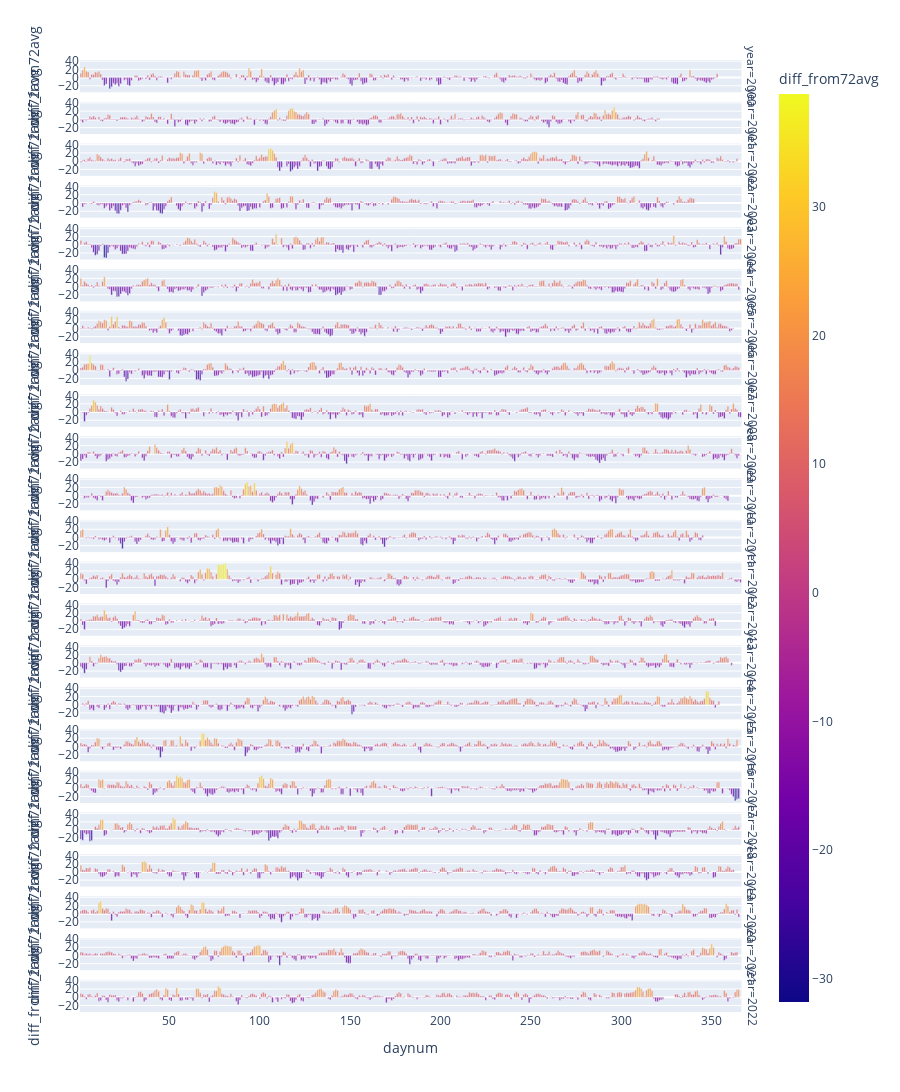

This figure's notebook cell:
### Markdown cell above
6. With one line of code, we can also create facet grids plotting all years in the 21st century against the 73 year average. *From a quick visual overview, which year(s) appears to have been the hottest in the last 22 years?*

### Code cell
fig = px.bar(weather_df[weather_df['year']>1999], x='daynum', y='diff_from72avg', color='diff_from72avg', facet_row="year", height=6000, hover_data = ["month", "day", "TMAX"], facet_row_spacing=0.01)
fig.show()

### Figure 1 — Plotly figure (JSON) as saved in the notebook; plotly's stock layout.template omitted (floating-point values rounded to 4 significant figures; data arrays with more than 128 entries replaced by an {"elided": "..."} marker saying what was removed)
{"data": [{"alignmentgroup": "True", "customdata": {"elided": "353x3 int values"}, "hovertemplate": "year=2000<br>daynum=%{x}<br>diff_from72avg=%{marker.color}<br>month=%{customdata[0]}<br>day=%{customdata[1]}<br>TMAX=%{customdata[2]}<extra></extra>", "legendgroup": "", "marker": {"color": {"elided": "353 float values"}, "coloraxis": "coloraxis", "pattern": {"shape": ""}}, "name": "", "offsetgroup": "", "orientation": "v", "showlegend": false, "textposition": "auto", "type": "bar", "x": {"elided": "353 int values"}, "xaxis": "x23", "y": {"elided": "353 float values"}, "yaxis": "y23"}, {"alignmentgroup": "True", "customdata": {"elided": "321x3 int values"}, "hovertemplate": "year=2001<br>daynum=%{x}<br>diff_from72avg=%{marker.color}<br>month=%{customdata[0]}<br>day=%{customdata[1]}<br>TMAX=%{customdata[2]}<extra></extra>", "legendgroup": "", "marker": {"color": {"elided": "321 float values"}, "coloraxis": "coloraxis", "pattern": {"shape": ""}}, "name": "", "offsetgroup": "", "orientation": "v", "showlegend": false, "textposition": "auto", "type": "bar", "x": {"elided": "321 int values"}, "xaxis": "x22", "y": {"elided": "321 float values"}, "yaxis": "y22"}, {"alignmentgroup": "True", "customdata": {"elided": "364x3 int values"}, "hovertemplate": "year=2002<br>daynum=%{x}<br>diff_from72avg=%{marker.color}<br>month=%{customdata[0]}<br>day=%{customdata[1]}<br>TMAX=%{customdata[2]}<extra></extra>", "legendgroup": "", "marker": {"color": {"elided": "364 float values"}, "coloraxis": "coloraxis", "pattern": {"shape": ""}}, "name": "", "offsetgroup": "", "orientation": "v", "showlegend": false, "textposition": "auto", "type": "bar", "x": {"elided": "364 int values"}, "xaxis": "x21", "y": {"elided": "364 float values"}, "yaxis": "y21"}, {"alignmentgroup": "True", "customdata": {"elided": "340x3 int values"}, "hovertemplate": "year=2003<br>daynum=%{x}<br>diff_from72avg=%{marker.color}<br>month=%{customdata[0]}<br>day=%{customdata[1]}<br>TMAX=%{customdata[2]}<extra></extra>", "legendgroup": "", "marker": {"color": {"elided": "340 float values"}, "coloraxis": "coloraxis", "pattern": {"shape": ""}}, "name": "", "offsetgroup": "", "orientation": "v", "showlegend": false, "textposition": "auto", "type": "bar", "x": {"elided": "340 int values"}, "xaxis": "x20", "y": {"elided": "340 float values"}, "yaxis": "y20"}, {"alignmentgroup": "True", "customdata": {"elided": "366x3 int values"}, "hovertemplate": "year=2004<br>daynum=%{x}<br>diff_from72avg=%{marker.color}<br>month=%{customdata[0]}<br>day=%{customdata[1]}<br>TMAX=%{customdata[2]}<extra></extra>", "legendgroup": "", "marker": {"color": {"elided": "366 float values"}, "coloraxis": "coloraxis", "pattern": {"shape": ""}}, "name": "", "offsetgroup": "", "orientation": "v", "showlegend": false, "textposition": "auto", "type": "bar", "x": {"elided": "366 int values"}, "xaxis": "x19", "y": {"elided": "366 float values"}, "yaxis": "y19"}, {"alignmentgroup": "True", "customdata": {"elided": "365x3 int values"}, "hovertemplate": "year=2005<br>daynum=%{x}<br>diff_from72avg=%{marker.color}<br>month=%{customdata[0]}<br>day=%{customdata[1]}<br>TMAX=%{customdata[2]}<extra></extra>", "legendgroup": "", "marker": {"color": {"elided": "365 float values"}, "coloraxis": "coloraxis", "pattern": {"shape": ""}}, "name": "", "offsetgroup": "", "orientation": "v", "showlegend": false, "textposition": "auto", "type": "bar", "x": {"elided": "365 int values"}, "xaxis": "x18", "y": {"elided": "365 float values"}, "yaxis": "y18"}, {"alignmentgroup": "True", "customdata": {"elided": "362x3 int values"}, "hovertemplate": "year=2006<br>daynum=%{x}<br>diff_from72avg=%{marker.color}<br>month=%{customdata[0]}<br>day=%{customdata[1]}<br>TMAX=%{customdata[2]}<extra></extra>", "legendgroup": "", "marker": {"color": {"elided": "362 float values"}, "coloraxis": "coloraxis", "pattern": {"shape": ""}}, "name": "", "offsetgroup": "", "orientation": "v", "showlegend": false, "textposition": "auto", "type": "bar", "x": {"elided": "362 int values"}, "xaxis": "x17", "y": {"elided": "362 float values"}, "yaxis": "y17"}, {"alignmentgroup": "True", "customdata": {"elided": "365x3 int values"}, "hovertemplate": "year=2007<br>daynum=%{x}<br>diff_from72avg=%{marker.color}<br>month=%{customdata[0]}<br>day=%{customdata[1]}<br>TMAX=%{customdata[2]}<extra></extra>", "legendgroup": "", "marker": {"color": {"elided": "365 float values"}, "coloraxis": "coloraxis", "pattern": {"shape": ""}}, "name": "", "offsetgroup": "", "orientation": "v", "showlegend": false, "textposition": "auto", "type": "bar", "x": {"elided": "365 int values"}, "xaxis": "x16", "y": {"elided": "365 float values"}, "yaxis": "y16"}, {"alignmentgroup": "True", "customdata": {"elided": "366x3 int values"}, "hovertemplate": "year=2008<br>daynum=%{x}<br>diff_from72avg=%{marker.color}<br>month=%{customdata[0]}<br>day=%{customdata[1]}<br>TMAX=%{customdata[2]}<extra></extra>", "legendgroup": "", "marker": {"color": {"elided": "366 float values"}, "coloraxis": "coloraxis", "pattern": {"shape": ""}}, "name": "", "offsetgroup": "", "orientation": "v", "showlegend": false, "textposition": "auto", "type": "bar", "x": {"elided": "366 int values"}, "xaxis": "x15", "y": {"elided": "366 float values"}, "yaxis": "y15"}, {"alignmentgroup": "True", "customdata": {"elided": "365x3 int values"}, "hovertemplate": "year=2009<br>daynum=%{x}<br>diff_from72avg=%{marker.color}<br>month=%{customdata[0]}<br>day=%{customdata[1]}<br>TMAX=%{customdata[2]}<extra></extra>", "legendgroup": "", "marker": {"color": {"elided": "365 float values"}, "coloraxis": "coloraxis", "pattern": {"shape": ""}}, "name": "", "offsetgroup": "", "orientation": "v", "showlegend": false, "textposition": "auto", "type": "bar", "x": {"elided": "365 int values"}, "xaxis": "x14", "y": {"elided": "365 float values"}, "yaxis": "y14"}, {"alignmentgroup": "True", "customdata": {"elided": "359x3 int values"}, "hovertemplate": "year=2010<br>daynum=%{x}<br>diff_from72avg=%{marker.color}<br>month=%{customdata[0]}<br>day=%{customdata[1]}<br>TMAX=%{customdata[2]}<extra></extra>", "legendgroup": "", "marker": {"color": {"elided": "359 float values"}, "coloraxis": "coloraxis", "pattern": {"shape": ""}}, "name": "", "offsetgroup": "", "orientation": "v", "showlegend": false, "textposition": "auto", "type": "bar", "x": {"elided": "359 int values"}, "xaxis": "x13", "y": {"elided": "359 float values"}, "yaxis": "y13"}, {"alignmentgroup": "True", "customdata": {"elided": "345x3 int values"}, "hovertemplate": "year=2011<br>daynum=%{x}<br>diff_from72avg=%{marker.color}<br>month=%{customdata[0]}<br>day=%{customdata[1]}<br>TMAX=%{customdata[2]}<extra></extra>", "legendgroup": "", "marker": {"color": {"elided": "345 float values"}, "coloraxis": "coloraxis", "pattern": {"shape": ""}}, "name": "", "offsetgroup": "", "orientation": "v", "showlegend": false, "textposition": "auto", "type": "bar", "x": {"elided": "345 int values"}, "xaxis": "x12", "y": {"elided": "345 float values"}, "yaxis": "y12"}, {"alignmentgroup": "True", "customdata": {"elided": "366x3 int values"}, "hovertemplate": "year=2012<br>daynum=%{x}<br>diff_from72avg=%{marker.color}<br>month=%{customdata[0]}<br>day=%{customdata[1]}<br>TMAX=%{customdata[2]}<extra></extra>", "legendgroup": "", "marker": {"color": {"elided": "366 float values"}, "coloraxis": "coloraxis", "pattern": {"shape": ""}}, "name": "", "offsetgroup": "", "orientation": "v", "showlegend": false, "textposition": "auto", "type": "bar", "x": {"elided": "366 int values"}, "xaxis": "x11", "y": {"elided": "366 float values"}, "yaxis": "y11"}, {"alignmentgroup": "True", "customdata": {"elided": "352x3 int values"}, "hovertemplate": "year=2013<br>daynum=%{x}<br>diff_from72avg=%{marker.color}<br>month=%{customdata[0]}<br>day=%{customdata[1]}<br>TMAX=%{customdata[2]}<extra></extra>", "legendgroup": "", "marker": {"color": {"elided": "352 float values"}, "coloraxis": "coloraxis", "pattern": {"shape": ""}}, "name": "", "offsetgroup": "", "orientation": "v", "showlegend": false, "textposition": "auto", "type": "bar", "x": {"elided": "352 int values"}, "xaxis": "x10", "y": {"elided": "352 float values"}, "yaxis": "y10"}, {"alignmentgroup": "True", "customdata": {"elided": "361x3 int values"}, "hovertemplate": "year=2014<br>daynum=%{x}<br>diff_from72avg=%{marker.color}<br>month=%{customdata[0]}<br>day=%{customdata[1]}<br>TMAX=%{customdata[2]}<extra></extra>", "legendgroup": "", "marker": {"color": {"elided": "361 float values"}, "coloraxis": "coloraxis", "pattern": {"shape": ""}}, "name": "", "offsetgroup": "", "orientation": "v", "showlegend": false, "textposition": "auto", "type": "bar", "x": {"elided": "361 int values"}, "xaxis": "x9", "y": {"elided": "361 float values"}, "yaxis": "y9"}, {"alignmentgroup": "True", "customdata": {"elided": "354x3 int values"}, "hovertemplate": "year=2015<br>daynum=%{x}<br>diff_from72avg=%{marker.color}<br>month=%{customdata[0]}<br>day=%{customdata[1]}<br>TMAX=%{customdata[2]}<extra></extra>", "legendgroup": "", "marker": {"color": {"elided": "354 float values"}, "coloraxis": "coloraxis", "pattern": {"shape": ""}}, "name": "", "offsetgroup": "", "orientation": "v", "showlegend": false, "textposition": "auto", "type": "bar", "x": {"elided": "354 int values"}, "xaxis": "x8", "y": {"elided": "354 float values"}, "yaxis": "y8"}, {"alignmentgroup": "True", "customdata": {"elided": "364x3 int values"}, "hovertemplate": "year=2016<br>daynum=%{x}<br>diff_from72avg=%{marker.color}<br>month=%{customdata[0]}<br>day=%{customdata[1]}<br>TMAX=%{customdata[2]}<extra></extra>", "legendgroup": "", "marker": {"color": {"elided": "364 float values"}, "coloraxis": "coloraxis", "pattern": {"shape": ""}}, "name": "", "offsetgroup": "", "orientation": "v", "showlegend": false, "textposition": "auto", "type": "bar", "x": {"elided": "364 int values"}, "xaxis": "x7", "y": {"elided": "364 float values"}, "yaxis": "y7"}, {"alignmentgroup": "True", "customdata": {"elided": "365x3 int values"}, "hovertemplate": "year=2017<br>daynum=%{x}<br>diff_from72avg=%{marker.color}<br>month=%{customdata[0]}<br>day=%{customdata[1]}<br>TMAX=%{customdata[2]}<extra></extra>", "legendgroup": "", "marker": {"color": {"elided": "365 float values"}, "coloraxis": "coloraxis", "pattern": {"shape": ""}}, "name": "", "offsetgroup": "", "orientation": "v", "showlegend": false, "textposition": "auto", "type": "bar", "x": {"elided": "365 int values"}, "xaxis": "x6", "y": {"elided": "365 float values"}, "yaxis": "y6"}, {"alignmentgroup": "True", "customdata": {"elided": "365x3 int values"}, "hovertemplate": "year=2018<br>daynum=%{x}<br>diff_from72avg=%{marker.color}<br>month=%{customdata[0]}<br>day=%{customdata[1]}<br>TMAX=%{customdata[2]}<extra></extra>", "legendgroup": "", "marker": {"color": {"elided": "365 float values"}, "coloraxis": "coloraxis", "pattern": {"shape": ""}}, "name": "", "offsetgroup": "", "orientation": "v", "showlegend": false, "textposition": "auto", "type": "bar", "x": {"elided": "365 int values"}, "xaxis": "x5", "y": {"elided": "365 float values"}, "yaxis": "y5"}, {"alignmentgroup": "True", "customdata": {"elided": "362x3 int values"}, "hovertemplate": "year=2019<br>daynum=%{x}<br>diff_from72avg=%{marker.color}<br>month=%{customdata[0]}<br>day=%{customdata[1]}<br>TMAX=%{customdata[2]}<extra></extra>", "legendgroup": "", "marker": {"color": {"elided": "362 float values"}, "coloraxis": "coloraxis", "pattern": {"shape": ""}}, "name": "", "offsetgroup": "", "orientation": "v", "showlegend": false, "textposition": "auto", "type": "bar", "x": {"elided": "362 int values"}, "xaxis": "x4", "y": {"elided": "362 float values"}, "yaxis": "y4"}, {"alignmentgroup": "True", "customdata": {"elided": "365x3 int values"}, "hovertemplate": "year=2020<br>daynum=%{x}<br>diff_from72avg=%{marker.color}<br>month=%{customdata[0]}<br>day=%{customdata[1]}<br>TMAX=%{customdata[2]}<extra></extra>", "legendgroup": "", "marker": {"color": {"elided": "365 float values"}, "coloraxis": "coloraxis", "pattern": {"shape": ""}}, "name": "", "offsetgroup": "", "orientation": "v", "showlegend": false, "textposition": "auto", "type": "bar", "x": {"elided": "365 int values"}, "xaxis": "x3", "y": {"elided": "365 float values"}, "yaxis": "y3"}, {"alignmentgroup": "True", "customdata": {"elided": "364x3 int values"}, "hovertemplate": "year=2021<br>daynum=%{x}<br>diff_from72avg=%{marker.color}<br>month=%{customdata[0]}<br>day=%{customdata[1]}<br>TMAX=%{customdata[2]}<extra></extra>", "legendgroup": "", "marker": {"color": {"elided": "364 float values"}, "coloraxis": "coloraxis", "pattern": {"shape": ""}}, "name": "", "offsetgroup": "", "orientation": "v", "showlegend": false, "textposition": "auto", "type": "bar", "x": {"elided": "364 int values"}, "xaxis": "x2", "y": {"elided": "364 float values"}, "yaxis": "y2"}, {"alignmentgroup": "True", "customdata": {"elided": "365x3 int values"}, "hovertemplate": "year=2022<br>daynum=%{x}<br>diff_from72avg=%{marker.color}<br>month=%{customdata[0]}<br>day=%{customdata[1]}<br>TMAX=%{customdata[2]}<extra></extra>", "legendgroup": "", "marker": {"color": {"elided": "365 float values"}, "coloraxis": "coloraxis", "pattern": {"shape": ""}}, "name": "", "offsetgroup": "", "orientation": "v", "showlegend": false, "textposition": "auto", "type": "bar", "x": {"elided": "365 int values"}, "xaxis": "x", "y": {"elided": "365 float values"}, "yaxis": "y"}], "layout": {"annotations": [{"font": {}, "showarrow": false, "text": "year=2022", "textangle": 90, "x": 0.98, "xanchor": "left", "xref": "paper", "y": 0.01696, "yanchor": "middle", "yref": "paper"}, {"font": {}, "showarrow": false, "text": "year=2021", "textangle": 90, "x": 0.98, "xanchor": "left", "xref": "paper", "y": 0.06087, "yanchor": "middle", "yref": "paper"}, {"font": {}, "showarrow": false, "text": "year=2020", "textangle": 90, "x": 0.98, "xanchor": "left", "xref": "paper", "y": 0.1048, "yanchor": "middle", "yref": "paper"}, {"font": {}, "showarrow": false, "text": "year=2019", "textangle": 90, "x": 0.98, "xanchor": "left", "xref": "paper", "y": 0.1487, "yanchor": "middle", "yref": "paper"}, {"font": {}, "showarrow": false, "text": "year=2018", "textangle": 90, "x": 0.98, "xanchor": "left", "xref": "paper", "y": 0.1926, "yanchor": "middle", "yref": "paper"}, {"font": {}, "showarrow": false, "text": "year=2017", "textangle": 90, "x": 0.98, "xanchor": "left", "xref": "paper", "y": 0.2365, "yanchor": "middle", "yref": "paper"}, {"font": {}, "showarrow": false, "text": "year=2016", "textangle": 90, "x": 0.98, "xanchor": "left", "xref": "paper", "y": 0.2804, "yanchor": "middle", "yref": "paper"}, {"font": {}, "showarrow": false, "text": "year=2015", "textangle": 90, "x": 0.98, "xanchor": "left", "xref": "paper", "y": 0.3243, "yanchor": "middle", "yref": "paper"}, {"font": {}, "showarrow": false, "text": "year=2014", "textangle": 90, "x": 0.98, "xanchor": "left", "xref": "paper", "y": 0.3683, "yanchor": "middle", "yref": "paper"}, {"font": {}, "showarrow": false, "text": "year=2013", "textangle": 90, "x": 0.98, "xanchor": "left", "xref": "paper", "y": 0.4122, "yanchor": "middle", "yref": "paper"}, {"font": {}, "showarrow": false, "text": "year=2012", "textangle": 90, "x": 0.98, "xanchor": "left", "xref": "paper", "y": 0.4561, "yanchor": "middle", "yref": "paper"}, {"font": {}, "showarrow": false, "text": "year=2011", "textangle": 90, "x": 0.98, "xanchor": "left", "xref": "paper", "y": 0.5, "yanchor": "middle", "yref": "paper"}, {"font": {}, "showarrow": false, "text": "year=2010", "textangle": 90, "x": 0.98, "xanchor": "left", "xref": "paper", "y": 0.5439, "yanchor": "middle", "yref": "paper"}, {"font": {}, "showarrow": false, "text": "year=2009", "textangle": 90, "x": 0.98, "xanchor": "left", "xref": "paper", "y": 0.5878, "yanchor": "middle", "yref": "paper"}, {"font": {}, "showarrow": false, "text": "year=2008", "textangle": 90, "x": 0.98, "xanchor": "left", "xref": "paper", "y": 0.6317, "yanchor": "middle", "yref": "paper"}, {"font": {}, "showarrow": false, "text": "year=2007", "textangle": 90, "x": 0.98, "xanchor": "left", "xref": "paper", "y": 0.6757, "yanchor": "middle", "yref": "paper"}, {"font": {}, "showarrow": false, "text": "year=2006", "textangle": 90, "x": 0.98, "xanchor": "left", "xref": "paper", "y": 0.7196, "yanchor": "middle", "yref": "paper"}, {"font": {}, "showarrow": false, "text": "year=2005", "textangle": 90, "x": 0.98, "xanchor": "left", "xref": "paper", "y": 0.7635, "yanchor": "middle", "yref": "paper"}, {"font": {}, "showarrow": false, "text": "year=2004", "textangle": 90, "x": 0.98, "xanchor": "left", "xref": "paper", "y": 0.8074, "yanchor": "middle", "yref": "paper"}, {"font": {}, "showarrow": false, "text": "year=2003", "textangle": 90, "x": 0.98, "xanchor": "left", "xref": "paper", "y": 0.8513, "yanchor": "middle", "yref": "paper"}, {"font": {}, "showarrow": false, "text": "year=2002", "textangle": 90, "x": 0.98, "xanchor": "left", "xref": "paper", "y": 0.8952, "yanchor": "middle", "yref": "paper"}, {"font": {}, "showarrow": false, "text": "year=2001", "textangle": 90, "x": 0.98, "xanchor": "left", "xref": "paper", "y": 0.9391, "yanchor": "middle", "yref": "paper"}, {"font": {}, "showarrow": false, "text": "year=2000", "textangle": 90, "x": 0.98, "xanchor": "left", "xref": "paper", "y": 0.983, "yanchor": "middle", "yref": "paper"}], "barmode": "relative", "coloraxis": {"colorbar": {"title": {"text": "diff_from72avg"}}, "colorscale": [[0, "#0d0887"], [0.1111, "#46039f"], [0.2222, "#7201a8"], [0.3333, "#9c179e"], [0.4444, "#bd3786"], [0.5556, "#d8576b"], [0.6667, "#ed7953"], [0.7778, "#fb9f3a"], [0.8889, "#fdca26"], [1, "#f0f921"]]}, "height": 6000, "legend": {"tracegroupgap": 0}, "margin": {"t": 60}, "xaxis": {"anchor": "y", "domain": [0, 0.98], "title": {"text": "daynum"}}, "xaxis10": {"anchor": "y10", "domain": [0, 0.98], "matches": "x", "showticklabels": false}, "xaxis11": {"anchor": "y11", "domain": [0, 0.98], "matches": "x", "showticklabels": false}, "xaxis12": {"anchor": "y12", "domain": [0, 0.98], "matches": "x", "showticklabels": false}, "xaxis13": {"anchor": "y13", "domain": [0, 0.98], "matches": "x", "showticklabels": false}, "xaxis14": {"anchor": "y14", "domain": [0, 0.98], "matches": "x", "showticklabels": false}, "xaxis15": {"anchor": "y15", "domain": [0, 0.98], "matches": "x", "showticklabels": false}, "xaxis16": {"anchor": "y16", "domain": [0, 0.98], "matches": "x", "showticklabels": false}, "xaxis17": {"anchor": "y17", "domain": [0, 0.98], "matches": "x", "showticklabels": false}, "xaxis18": {"anchor": "y18", "domain": [0, 0.98], "matches": "x", "showticklabels": false}, "xaxis19": {"anchor": "y19", "domain": [0, 0.98], "matches": "x", "showticklabels": false}, "xaxis2": {"anchor": "y2", "domain": [0, 0.98], "matches": "x", "showticklabels": false}, "xaxis20": {"anchor": "y20", "domain": [0, 0.98], "matches": "x", "showticklabels": false}, "xaxis21": {"anchor": "y21", "domain": [0, 0.98], "matches": "x", "showticklabels": false}, "xaxis22": {"anchor": "y22", "domain": [0, 0.98], "matches": "x", "showticklabels": false}, "xaxis23": {"anchor": "y23", "domain": [0, 0.98], "matches": "x", "showticklabels": false}, "xaxis3": {"anchor": "y3", "domain": [0, 0.98], "matches": "x", "showticklabels": false}, "xaxis4": {"anchor": "y4", "domain": [0, 0.98], "matches": "x", "showticklabels": false}, "xaxis5": {"anchor": "y5", "domain": [0, 0.98], "matches": "x", "showticklabels": false}, "xaxis6": {"anchor": "y6", "domain": [0, 0.98], "matches": "x", "showticklabels": false}, "xaxis7": {"anchor": "y7", "domain": [0, 0.98], "matches": "x", "showticklabels": false}, "xaxis8": {"anchor": "y8", "domain": [0, 0.98], "matches": "x", "showticklabels": false}, "xaxis9": {"anchor": "y9", "domain": [0, 0.98], "matches": "x", "showticklabels": false}, "yaxis": {"anchor": "x", "domain": [0, 0.03391], "title": {"text": "diff_from72avg"}}, "yaxis10": {"anchor": "x10", "domain": [0.3952, 0.4291], "matches": "y", "title": {"text": "diff_from72avg"}}, "yaxis11": {"anchor": "x11", "domain": [0.4391, 0.473], "matches": "y", "title": {"text": "diff_from72avg"}}, "yaxis12": {"anchor": "x12", "domain": [0.483, 0.517], "matches": "y", "title": {"text": "diff_from72avg"}}, "yaxis13": {"anchor": "x13", "domain": [0.527, 0.5609], "matches": "y", "title": {"text": "diff_from72avg"}}, "yaxis14": {"anchor": "x14", "domain": [0.5709, 0.6048], "matches": "y", "title": {"text": "diff_from72avg"}}, "yaxis15": {"anchor": "x15", "domain": [0.6148, 0.6487], "matches": "y", "title": {"text": "diff_from72avg"}}, "yaxis16": {"anchor": "x16", "domain": [0.6587, 0.6926], "matches": "y", "title": {"text": "diff_from72avg"}}, "yaxis17": {"anchor": "x17", "domain": [0.7026, 0.7365], "matches": "y", "title": {"text": "diff_from72avg"}}, "yaxis18": {"anchor": "x18", "domain": [0.7465, 0.7804], "matches": "y", "title": {"text": "diff_from72avg"}}, "yaxis19": {"anchor": "x19", "domain": [0.7904, 0.8243], "matches": "y", "title": {"text": "diff_from72avg"}}, "yaxis2": {"anchor": "x2", "domain": [0.04391, 0.07783], "matches": "y", "title": {"text": "diff_from72avg"}}, "yaxis20": {"anchor": "x20", "domain": [0.8343, 0.8683], "matches": "y", "title": {"text": "diff_from72avg"}}, "yaxis21": {"anchor": "x21", "domain": [0.8783, 0.9122], "matches": "y", "title": {"text": "diff_from72avg"}}, "yaxis22": {"anchor": "x22", "domain": [0.9222, 0.9561], "matches": "y", "title": {"text": "diff_from72avg"}}, "yaxis23": {"anchor": "x23", "domain": [0.9661, 1.0], "matches": "y", "title": {"text": "diff_from72avg"}}, "yaxis3": {"anchor": "x3", "domain": [0.08783, 0.1217], "matches": "y", "title": {"text": "diff_from72avg"}}, "yaxis4": {"anchor": "x4", "domain": [0.1317, 0.1657], "matches": "y", "title": {"text": "diff_from72avg"}}, "yaxis5": {"anchor": "x5", "domain": [0.1757, 0.2096], "matches": "y", "title": {"text": "diff_from72avg"}}, "yaxis6": {"anchor": "x6", "domain": [0.2196, 0.2535], "matches": "y", "title": {"text": "diff_from72avg"}}, "yaxis7": {"anchor": "x7", "domain": [0.2635, 0.2974], "matches": "y", "title": {"text": "diff_from72avg"}}, "yaxis8": {"anchor": "x8", "domain": [0.3074, 0.3413], "matches": "y", "title": {"text": "diff_from72avg"}}, "yaxis9": {"anchor": "x9", "domain": [0.3513, 0.3852], "matches": "y", "title": {"text": "diff_from72avg"}}}}
